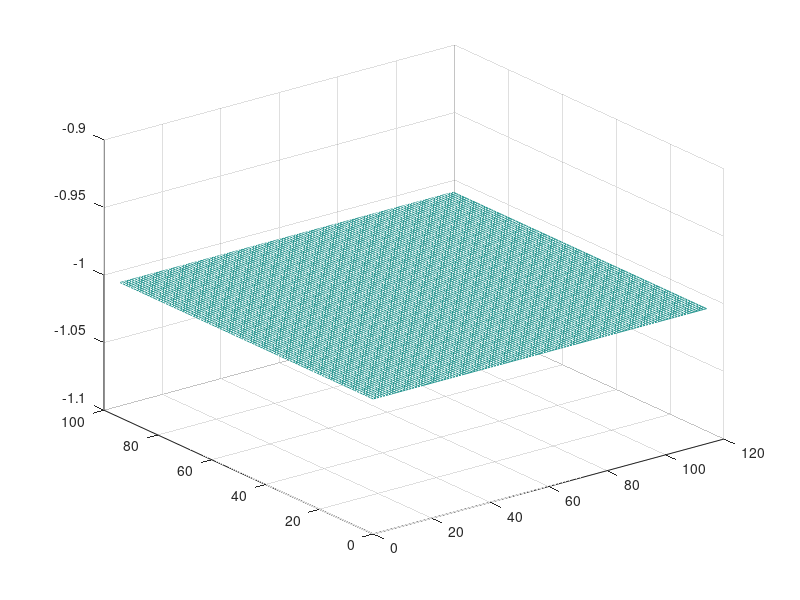

Source code (MATLAB):
close all
clear all
clc
%
%
%==========================================================================
%==========================================================================
%
% GRADE DO VIX_FINE
% Eixo X
mx=115;       % numero de pontos ao longo do eixo X
% Eixo Y
ny=95;       % numero de pontos ao longo do eixo Y
% % GRADE 2
% mx=48;       % numero de pontos ao longo do eixo X
% ny=36;       % numero de pontos ao longo do eixo Y
% % GRADE 3
% mx=40;       % numero de pontos ao longo do eixo X
% ny=30;       % numero de pontos ao longo do eixo Y
% % GRADE 3
% mx=30;       % numero de pontos ao longo do eixo X
% ny=23;       % numero de pontos ao longo do eixo Y
%
%==========================================================================
%==========================================================================
%==========================================================================
dx=1;             % nao mexer
dy=1;             % nao mexer
xmin=0;           % nao mexer
xmax=dx*(mx-1);   % nao mexer
ymin=0;           % nao mexer
ymax=dy*(ny-1);   % nao mexer
%
%==========================================================================
%==========================================================================
% Referencia: Definicao dos parametros no eixo Xi.
xi_0=0.;
%--------------------------------------------------------------------------
%calculo dos pontos da grade na direcao X
i=1;
xi(i)=xi_0;
while i <= mx-1
    s=i*dx;
    xi_s=xi_0+s;
    i=i+1;
    xi(i)=xi_s;
end
%--------------------------------------------------------------------------
%calculo dos pontos da grade na direcao y
j=1;
yj(j)=xi_0;
while j <= ny-1
    s=j*dy;
    xi_s=xi_0+s;
    j=j+1;
    yj(j)=xi_s;
end
%==========================================================================
% Geracao dos pontos da Grade X
save('xgrade.dat','xi','-ascii')
% Geracao dos pontos da Grade Y
save('ygrade.dat','yj','-ascii')
%==========================================================================
%Geracao da profundidade plana.
for j=1:ny
    y_j=yj(j);
    for i=1:mx
        x_i=xi(i);
        xg(j,i)=x_i;
        yg(j,i)=y_j;
        zg(j,i)=1.;
    end
end
mesh(xg,yg,-zg)
%==========================================================================
save('xg.dat','xg','-ascii')
save('yg.dat','yg','-ascii')
save('zg.dat','zg','-ascii')


